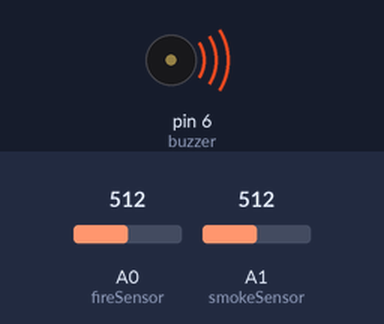
Bench run of a sketch on a simulated Arduino Uno, built with avr-gcc and run on an emulated ATmega328P. Shown: buzzer (waves = sounding, pin HIGH). The inputs (shaded band) are chosen by the test bench; at power-on: A1 (smokeSensor) = 512, A0 (fireSensor) = 512. What the sketch prints to the serial monitor is not drawn.

Above: at 1.8 s.
1.9 s: A1 (smokeSensor) set to 317
3.4 s: A1 (smokeSensor) set to 290
At 4.9 s:
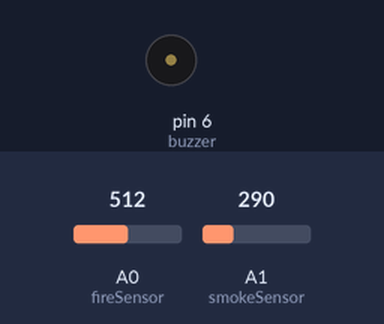
5.5 s: A1 (smokeSensor) set to 306
At 6.8 s:
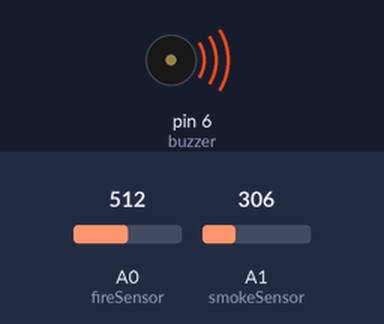
7.5 s: A1 (smokeSensor) set to 240
At 8.7 s:
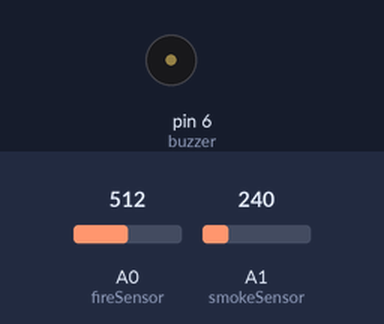
Timing chart, 0 to 10.5 s (numbered marks = the images above; inputs shaded):
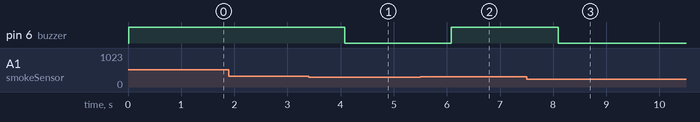

Measured:
- the behaviour switches between 301 and 300 on A1 (smokeSensor) (found by bisection; images 0 and 1)
- after the input at 1.9 s, every drawn part: stays the same
- after the input at 3.4 s, pin 6 (buzzer): HIGH → LOW after 0.68 s
- after the input at 5.5 s, pin 6 (buzzer): LOW → HIGH after 0.58 s
- after the input at 7.5 s, pin 6 (buzzer): HIGH → LOW after 0.60 s

The sketch:

FlameSmokeSensingPart.ino
```cpp
const int fireSensor = A0;
const int smokeSensor = A1;
const int buzzer = 6;
const int smokeLimit = 300;
const int fireLimit = 250;

void setup() {
  Serial.begin(9600);
  pinMode(fireSensor, INPUT);
  pinMode(smokeSensor, INPUT);
  pinMode(buzzer, OUTPUT);
  Serial.println("Fire & Smoke Detection System Started.");
}

void loop() {
  int smokeValue = analogRead(smokeSensor);
  int fireValue = analogRead(fireSensor);

  Serial.print("Smoke Level: ");
  Serial.print(smokeValue);
  Serial.print(" | Fire Level: ");
  Serial.println(fireValue);

  if (fireValue < fireLimit || smokeValue > smokeLimit) {
    digitalWrite(buzzer, HIGH);
    Serial.println("🔥 Alert: Fire or smoke detected!");
  } else {
    digitalWrite(buzzer, LOW);
  }
  delay(1000);
}
```
